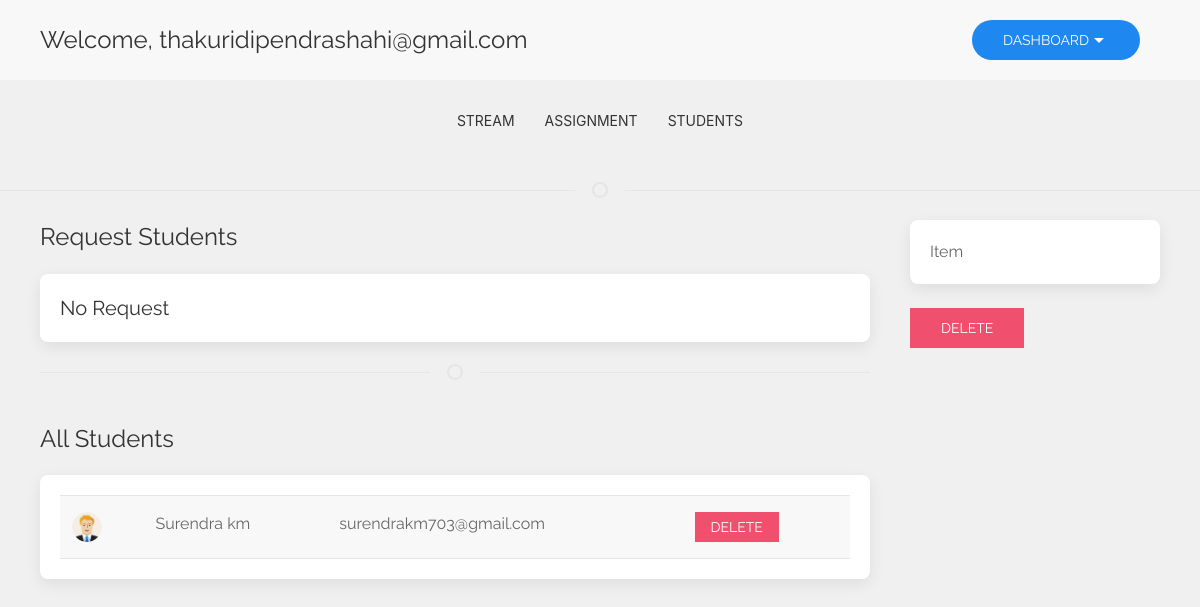
The page /class/request/student/9 (signed in) on the database its author committed.
### account/models.py (models this page shows, shortened)
class Account(AbstractBaseUser):
    email = models.EmailField(
        verbose_name='email address',
        max_length=255,
        unique=True,
    )
    is_student = models.BooleanField(default=False)
    is_teacher = models.BooleanField(default=False)
    is_suspended = models.BooleanField(default=False)
    is_firstLogin = models.BooleanField(default=True)
    is_manager = models.BooleanField(default=False)
    is_admin = models.BooleanField(default=False)
    is_active = models.BooleanField(default=True)
    objects = AccountManager()
    USERNAME_FIELD = 'email'
    REQUIRED_FIELDS = []
    def __str__(self):
        return self.email

### student/models.py (models this page shows, shortened)
class Student(models.Model):
    name = models.CharField(max_length=100)
    contact_no = models.CharField(max_length=20,default='98xxxxxxxx')
    profile = models.ImageField(blank=True,null=True,upload_to='profile/')
    user = models.OneToOneField(Account,on_delete=models.CASCADE)

### class_/views.py (the view)
# urls.py: path('request/student/<int:id>',requeststudent,name='class_student_request'),
def requeststudent(request,id):
    all_id = [x.student_id for x in ClassJoined.objects.filter(class_join_id=id,is_accept=True)]
    reqeust_id = [x.student_id for x in ClassJoined.objects.filter(class_join_id=id, is_accept=False)]
    context = {
        'class':Class.objects.get(id=id),
        'student': Student.objects.filter(id__in=all_id),
        'request_student':Student.objects.filter(id__in=reqeust_id),
    }
    return render(request,'class_/class_student_request.html',context)

### templates/class_/class_student_request.html (shortened to what this page needs)
{% extends 'master/teacher_dashboard.html' %}
 {% load staticfiles %}
 {% block 'contents' %}
    {% include 'includes/class_nav.html' %}
    <div class="uk-container">
            <div uk-grid>
                <div class="uk-width-3-4@m">
                    <h3>Request Students</h3>
                    <div class="uk-card uk-card-default uk-card-body uk-card-small box">
                       {% if request_student %}
                        <table class="uk-table uk-table-striped">
                        {% for s in request_student %}
                            <tr>
                                <td>
                                      {% if s.profile %}
                                        <img class="uk-border-circle" width="30" height="30" src="{{MEDIA_URL}}{{s.profile.url}}">
                                      {% else %}
                                        <img class="uk-border-circle" width="30" height="30" src="{% static 'img/teacher.png' %}">
                                      {% endif %}
                                </td>
                                <td>
                                    {{s.name}}
                                </td>
                                <td>{{s.user.email}}</td>
                                <td>
                                <a href="{% url 'requestAccept' class.id s.id %}" class="uk-button uk-button-danger uk-button-small">Accept</a>
                                <a id = 'student_remove_from_class_' url="{% url 'remove_student' class.id s.id %}" class="uk-button uk-button-danger uk-button-small">Delete</a></td>
                            </tr>
                        {% endfor %}
                        </table>
                        {% else %}
                            <h4>No Request</h4>
                        {% endif %}
                    </div>
                      <hr class="uk-divider-icon">
                <h3>All Students</h3>
                    <div class="uk-card uk-card-default uk-card-body uk-card-small box">
                       {% if student %}
                        <table class="uk-table uk-table-striped">
                        {% for s in student %}
                            <tr>
                                <td>
                                      {% if s.profile %}
                                        <img class="uk-border-circle" width="30" height="30" src="{{MEDIA_URL}}{{s.profile.url}}">
                                      {% else %}
                                        <img class="uk-border-circle" width="30" height="30" src="{% static 'img/teacher.png' %}">
                                      {% endif %}
                                </td>
                                <td>
                                    {{s.name}}
                                </td>
                                <td>{{s.user.email}}</td>
                                <td>
                                <a id="student_remove_from_class" url="{% url 'remove_student' class.id s.id %}" href="#" class="uk-button uk-button-danger uk-button-small">Delete</a></td>
                            </tr>
                        {% endfor %}
                        </table>
                       {% else %}
                         <h3>No Students </h3>
                        {% endif %}
                    </div>
                </div>
             {% include 'includes/class_side_bar.html' %}
            </div>
    </div>
 {% endblock %}

### templates/master/teacher_dashboard.html (shortened to what this page needs)
<!DOCTYPE html>
{% load staticfiles %}
<html lang="en">
<head>
    <link rel="stylesheet" href="{% static 'css/uikit.min.css' %}" />
    <link rel="stylesheet" href="{% static 'css/dashboard.css' %}">
</head>
<body>
<nav class="uk-navbar-container" uk-navbar uk-sticky>
    <div class="uk-navbar-left">
        <div class="uk-container">
            <h3>Welcome, {{request.user}}</h3>
        </div>
    </div>
    <div class="uk-navbar-right">
       <div class="uk-container">
            <ul class="uk-navbar-nav">
                <li>
                    <button class="uk-button uk-button-primary dashbutton"><a href="{% url 'teacher_dashboard' %}" style="color:white;">Dashboard<span uk-icon="icon: triangle-down"></span></a></button>
                </li>
            </ul>
       </div>
    </div>
</nav>
{% block 'contents' %}
{% endblock %}
</body>
</html>

### static/css/dashboard.css (style rules this page uses)
* { font-family: 'Raleway', sans-serif; }
h1,h2,h3,h4,h5,h6,p,a,span { font-family: 'Raleway', sans-serif; }
a { color:black; }
html { background-color:#F0F0F0; }
.dashbutton { margin:20px; border-radius:20px; padding:25 25px !important; }
.box { border-radius:8px !important; }

### rows shown on the page
Account: user "thakuridipendrashahi@gmail.com"
Student: name "Surendra km", user.email "surendrakm703@gmail.com"
